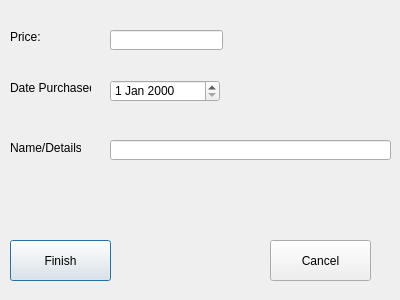
<?xml version="1.0" encoding="UTF-8"?>
<ui version="4.0">
 <class>NewEntryWindow</class>
 <widget class="QDialog" name="NewEntryWindow">
  <property name="geometry">
   <rect>
    <x>0</x>
    <y>0</y>
    <width>400</width>
    <height>300</height>
   </rect>
  </property>
  <property name="windowTitle">
   <string>Dialog</string>
  </property>
  <widget class="button" name="finishButton">
   <property name="geometry">
    <rect>
     <x>10</x>
     <y>240</y>
     <width>101</width>
     <height>41</height>
    </rect>
   </property>
   <property name="text">
    <string>Finish</string>
   </property>
  </widget>
  <widget class="button" name="cancelButton">
   <property name="geometry">
    <rect>
     <x>270</x>
     <y>240</y>
     <width>101</width>
     <height>41</height>
    </rect>
   </property>
   <property name="text">
    <string>Cancel</string>
   </property>
  </widget>
  <widget class="QLineEdit" name="priceEdit">
   <property name="geometry">
    <rect>
     <x>110</x>
     <y>30</y>
     <width>113</width>
     <height>20</height>
    </rect>
   </property>
  </widget>
  <widget class="QLineEdit" name="nameEdit">
   <property name="geometry">
    <rect>
     <x>110</x>
     <y>140</y>
     <width>281</width>
     <height>20</height>
    </rect>
   </property>
  </widget>
  <widget class="QDateEdit" name="dateEdit">
   <property name="geometry">
    <rect>
     <x>110</x>
     <y>80</y>
     <width>110</width>
     <height>22</height>
    </rect>
   </property>
  </widget>
  <widget class="QLabel" name="label">
   <property name="geometry">
    <rect>
     <x>10</x>
     <y>30</y>
     <width>47</width>
     <height>13</height>
    </rect>
   </property>
   <property name="text">
    <string>Price:</string>
   </property>
  </widget>
  <widget class="QLabel" name="label_2">
   <property name="geometry">
    <rect>
     <x>10</x>
     <y>80</y>
     <width>81</width>
     <height>16</height>
    </rect>
   </property>
   <property name="text">
    <string>Date Purchased:</string>
   </property>
  </widget>
  <widget class="QLabel" name="label_3">
   <property name="geometry">
    <rect>
     <x>10</x>
     <y>140</y>
     <width>71</width>
     <height>16</height>
    </rect>
   </property>
   <property name="text">
    <string>Name/Details:</string>
   </property>
  </widget>
 </widget>
 <customwidgets>
  <customwidget>
   <class>button</class>
   <extends>QPushButton</extends>
   <header>button.h</header>
  </customwidget>
 </customwidgets>
 <resources/>
 <connections/>
</ui>
